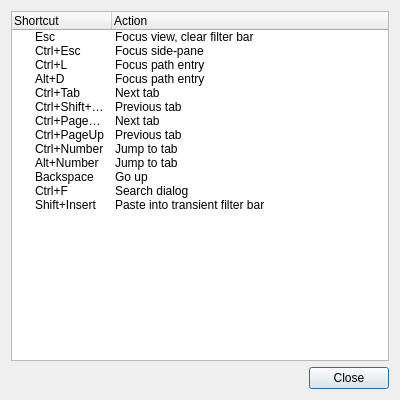
<?xml version="1.0" encoding="UTF-8"?>
<ui version="4.0">
 <class>HiddenShortcutsDialog</class>
 <widget class="QDialog" name="HiddenShortcutsDialog">
  <property name="geometry">
   <rect>
    <x>0</x>
    <y>0</y>
    <width>400</width>
    <height>400</height>
   </rect>
  </property>
  <property name="windowTitle">
   <string>Hidden Shortcuts</string>
  </property>
  <layout class="QVBoxLayout" name="verticalLayout">
   <item>
    <widget class="QTreeWidget" name="treeWidget">
     <column>
      <property name="text">
       <string>Shortcut</string>
      </property>
     </column>
     <column>
      <property name="text">
       <string>Action</string>
      </property>
     </column>
     <item>
      <property name="text">
       <string>Esc</string>
      </property>
      <property name="text">
       <string>Focus view, clear filter bar</string>
      </property>
     </item>
     <item>
      <property name="text">
       <string>Ctrl+Esc</string>
      </property>
      <property name="text">
       <string>Focus side-pane</string>
      </property>
     </item>
     <item>
      <property name="text">
       <string>Ctrl+L</string>
      </property>
      <property name="text">
       <string>Focus path entry</string>
      </property>
     </item>
     <item>
      <property name="text">
       <string>Alt+D</string>
      </property>
      <property name="text">
       <string>Focus path entry</string>
      </property>
     </item>
     <item>
      <property name="text">
       <string>Ctrl+Tab</string>
      </property>
      <property name="text">
       <string>Next tab</string>
      </property>
     </item>
     <item>
      <property name="text">
       <string>Ctrl+Shift+Tab</string>
      </property>
      <property name="text">
       <string>Previous tab</string>
      </property>
     </item>
     <item>
      <property name="text">
       <string>Ctrl+PageDown</string>
      </property>
      <property name="text">
       <string>Next tab</string>
      </property>
     </item>
     <item>
      <property name="text">
       <string>Ctrl+PageUp</string>
      </property>
      <property name="text">
       <string>Previous tab</string>
      </property>
     </item>
     <item>
      <property name="text">
       <string>Ctrl+Number</string>
      </property>
      <property name="text">
       <string>Jump to tab</string>
      </property>
     </item>
     <item>
      <property name="text">
       <string>Alt+Number</string>
      </property>
      <property name="text">
       <string>Jump to tab</string>
      </property>
     </item>
     <item>
      <property name="text">
       <string>Backspace</string>
      </property>
      <property name="text">
       <string>Go up</string>
      </property>
     </item>
     <item>
      <property name="text">
       <string>Ctrl+F</string>
      </property>
      <property name="text">
       <string>Search dialog</string>
      </property>
     </item>
     <item>
      <property name="text">
       <string>Shift+Insert</string>
      </property>
      <property name="text">
       <string>Paste into transient filter bar</string>
      </property>
     </item>
    </widget>
   </item>
   <item>
    <widget class="QDialogButtonBox" name="buttonBox">
     <property name="orientation">
      <enum>Qt::Horizontal</enum>
     </property>
     <property name="standardButtons">
      <set>QDialogButtonBox::Close</set>
     </property>
    </widget>
   </item>
  </layout>
 </widget>
 <resources/>
 <connections>
  <connection>
   <sender>buttonBox</sender>
   <signal>accepted()</signal>
   <receiver>HiddenShortcutsDialog</receiver>
   <slot>accept()</slot>
   <hints>
    <hint type="sourcelabel">
     <x>248</x>
     <y>254</y>
    </hint>
    <hint type="destinationlabel">
     <x>157</x>
     <y>274</y>
    </hint>
   </hints>
  </connection>
  <connection>
   <sender>buttonBox</sender>
   <signal>rejected()</signal>
   <receiver>HiddenShortcutsDialog</receiver>
   <slot>reject()</slot>
   <hints>
    <hint type="sourcelabel">
     <x>316</x>
     <y>260</y>
    </hint>
    <hint type="destinationlabel">
     <x>286</x>
     <y>274</y>
    </hint>
   </hints>
  </connection>
 </connections>
</ui>
